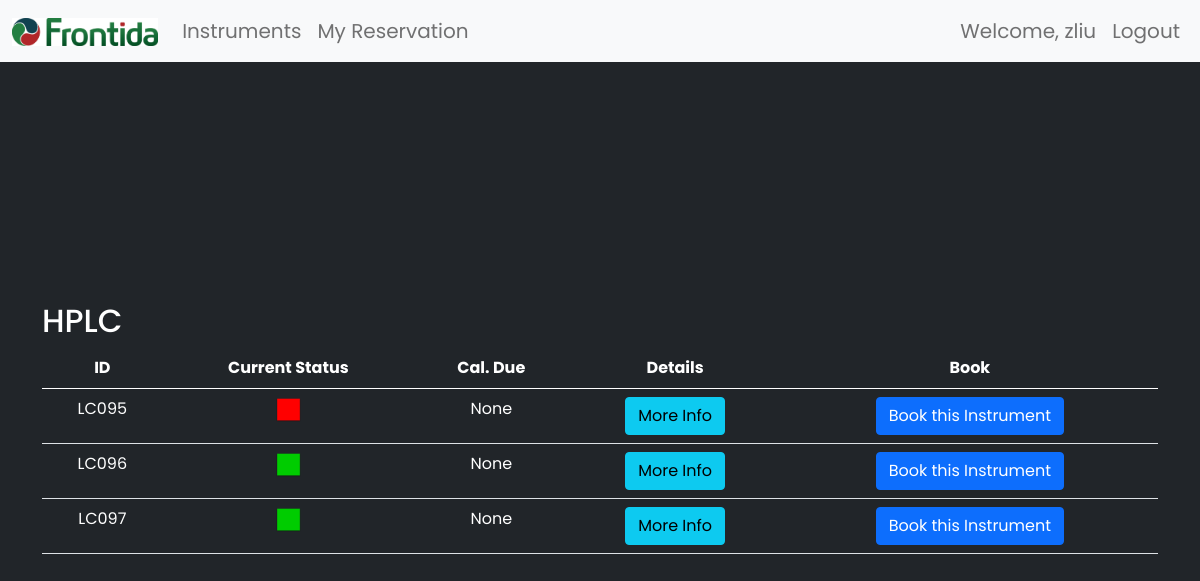
The page /instruments (signed in) on the database its author committed.
### webapp/models.py (models this page shows, shortened)
class User(db.Model, UserMixin):
    id = db.Column(db.Integer(), primary_key=True)
    username = db.Column(db.String(length=30), nullable=False, unique=True)
    email_address = db.Column(db.String(length=50), nullable=False, unique=True)
    password_hash = db.Column(db.String(length=60), nullable=False)
    history = db.relationship("Record", backref="owned_user", lazy=True)
    @property
    def password(self):
        return self.password

class Instrument(db.Model):
    id = db.Column(db.Integer(), primary_key=True)
    ins_type = db.Column(db.String(length=100), nullable=False)
    ins_name = db.Column(db.String(length=30), nullable=False, unique=True)
    note = db.Column(db.String(length=1024))
    cal_due = db.Column(db.DateTime(timezone=True))

### webapp/routes.py (the view, shortened to what this page needs)
@app.route("/instruments", methods=["GET", "POST"])
@login_required
def instruments_page():
    event_bucket = {}
    all_ins_name = set()
    for ins in Instrument.query.all():
        all_ins_name.add(ins.ins_name)
    for ins_name in all_ins_name:
        events = []
        all_books = Record.query.filter_by(ins_name=ins_name)
        for book in all_books:
            curr = {}
            curr["user"] = User.query.filter_by(id=book.owner_user).first().username
            curr["date_start"] = book.start
            events.append(curr)
        event_bucket[ins_name] = events
    form = BookingForm()
    if form.errors != {}:
        for err_msg in form.errors.values():
            flash(f"Error: {err_msg}", category="danger")
    d = date.today()
    today = datetime.combine(d, datetime.min.time())
    color_events = {}
    for ins_name in all_ins_name:
        events = set()
        all_books = Record.query.filter_by(ins_name=ins_name)
        for event in all_books:
            events.add(event.start)
        color_events[ins_name] = events
    all_HPLCs = Instrument.query.filter_by(ins_type="HPLC")
    return render_template(
        "instruments.html",
        all_HPLCs=all_HPLCs,
        event_bucket=event_bucket,
        form=form,
        today=today,
        color_events=color_events,
    )

### webapp/models.py (called while the page is built)
@login_manager.user_loader
def load_user(user_id):
    return User.query.get(int(user_id))

### webapp/templates/instruments.html (shortened to what this page needs)
    {% extends 'base.html' %}
{% block content %}
    <div class="container" style="margin-top: 20%;">
        <h2 class='mt-2' style = "color:white">HPLC</h2>
        <table class='table table-hover' style="color: white;">
            <thead>
                <tr>
                <th scope='col'>ID</th>
                <th scope='col'>Current Status</th>
                <th scope='col'>Cal. Due</th>
                <th scope='col'>Details</th>
                <th scope='col'>Book</th>
                </tr>
            </thead>
            <tbody>
                {% for hplc in all_HPLCs %}
                {% include 'includes/book_modals.html' %}
                <tr scope='row'>
                <td> {{ hplc.ins_name }} </td>
                {% if today in color_events[hplc.ins_name] %}
                    <td><img style="width: 25px;" src="{{ url_for('static', filename='images/red.png') }}"> </td>
                {% else %}
                    <td><img style="width: 25px;" src="{{ url_for('static', filename='images/green.png') }}"> </td>
                {% endif %}
                <td> {{ hplc.cal_due }}  </td>
                <td> <button type="button" class="btn btn-info" data-toggle="modal" data-target="#Modal-MoreInfo-{{ hplc.id }}">More Info</button> </td>
                <td> <button type="button" class="btn btn-primary" data-toggle="modal" data-target="#Modal-Book-{{ hplc.id }}">Book this Instrument</button></td>
                </tr>
                {% endfor %}
            </tbody>
          </table>
    </div>
{% endblock %}

### webapp/templates/base.html (shortened to what this page needs)
<!doctype html>
<html lang="en">
   <head>
      <link rel="stylesheet" href="{{ url_for('static', filename='css/bootstrap.min.css') }}">
   </head>
   <body>
        <nav class="navbar navbar-expand-lg navbar-light bg-light" style='font-size: 15pt'>
            <div class="container-fluid">
                <div class="collapse navbar-collapse" id="navbarSupportedContent">
                    <a class="navbar-brand mt-2 mt-lg-0" href="{{ url_for('home_page')}}">
                    <img
                        src="{{ url_for('static', filename='images/logo.jpg') }}"
                        height="28"
                        alt=""
                        loading="lazy"
                        style="padding-top: 0;"
                    />
                    </a>
                    <ul class="navbar-nav me-auto mb-2 mb-lg-0">
                        <li class="nav-item">
                            <a class="nav-link" href="{{ url_for('instruments_page') }}">Instruments</a>
                        </li>
                        <li class='nav-item'>
                            <a class="nav-link" href="{{ url_for('my_reservation_page') }}">My Reservation</a>
                        </li>
                    </ul>
                    {% if current_user.is_authenticated %}
                    <ul class="navbar-nav">
                        <li class="nav-item">
                            <a class="nav-link" style="color: lawngreen; font-weight: bold">
                            </a>
                        </li>
                        <li class="nav-item">
                            <a class="nav-link">Welcome, {{ current_user.username }}</a>
                        </li>
                        <li class="nav-item">
                            <a class="nav-link" href="{{ url_for('logout_page') }}">Logout</a>
                        </li>
                    </ul>
                  {% endif %}
                </div>
            </div>
        </nav>
    {% block content %}
    {% endblock %}
    </body>
   </html>

### webapp/templates/instruments.html (style rules this page uses)
.table td, tr { text-align: center; }

### webapp/templates/base.html (style rules this page uses)
:root { --primary-color: #007AF3; }
body { background-color: #212529; font-family: 'Poppins'; }

### rows shown on the page
User: username "zliu"
Instrument: ins_name "LC095", cal_due "None"
Instrument: ins_name "LC096", cal_due "None"
Instrument: ins_name "LC097", cal_due "None"
